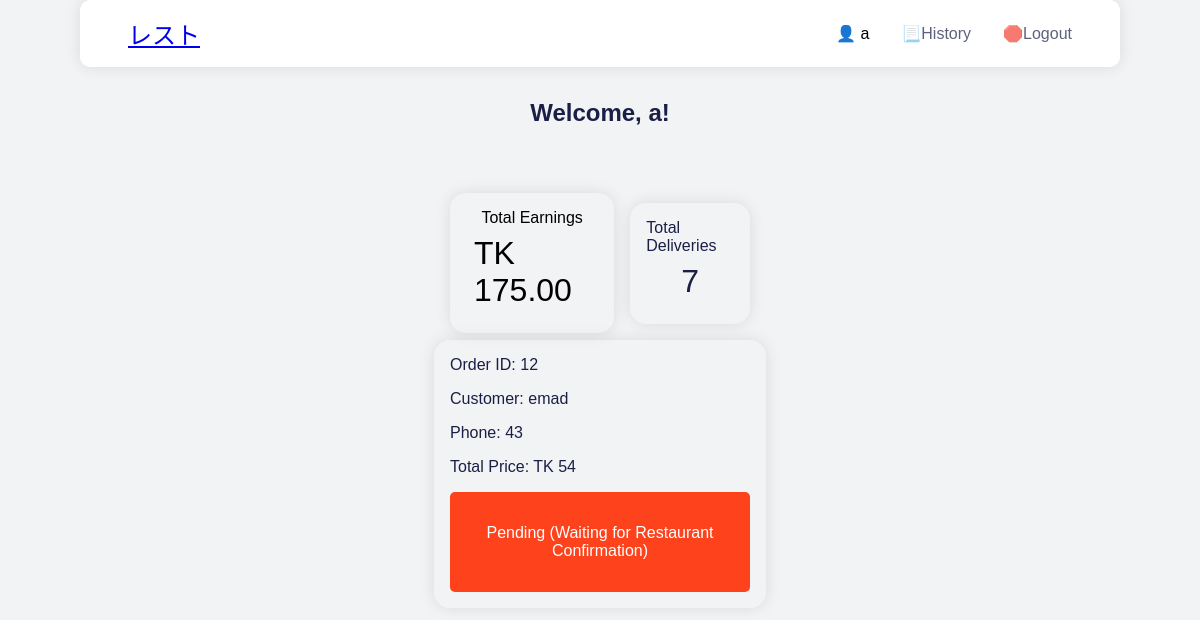
Page /deliveryman/deliverymanfront.php (signed in) on the earlier database version.
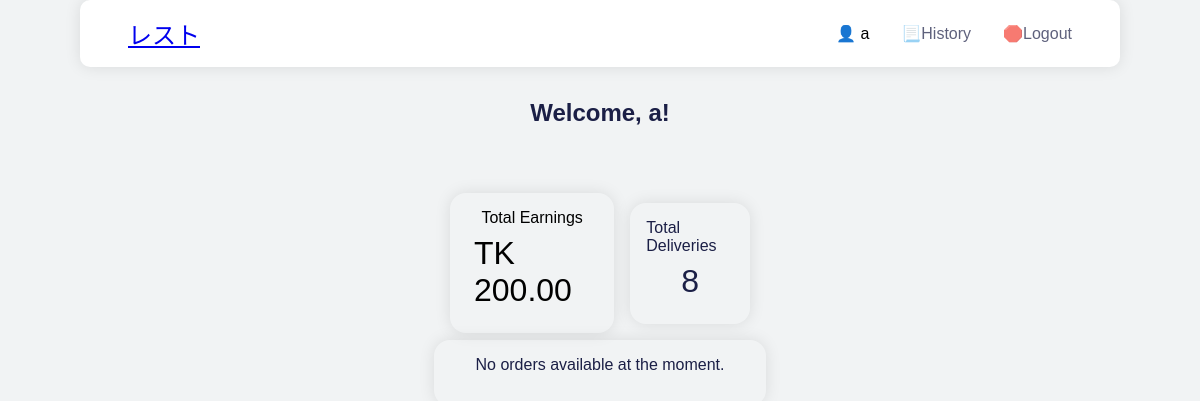
Same page on the later database version.
### tables this page shows
CREATE TABLE `check_for_rider` (
  `id` int(11) NOT NULL,
  `order_id` int(11) NOT NULL,
  `restaurant_name` varchar(100) NOT NULL,
  `customer_name` varchar(100) NOT NULL,
  `phone_number` varchar(15) NOT NULL,
  `room_number` varchar(50) NOT NULL,
  `total_price` int(11) NOT NULL,
  `status` enum('Awaiting','Pending','Confirmed','Completed','Cancelled') DEFAULT 'Awaiting',
  `rider_username` varchar(255) DEFAULT NULL,
  `added_at` datetime DEFAULT current_timestamp()
);

### deliveryman/deliverymanfront.php (the view, shortened to what this page needs)
<?php
$rider_username = $_SESSION['rider_username'];
$servername = "localhost";
$username_db = "root";
$password = "";
$dbname = "uiu-canteen";
$conn = new mysqli($servername, $username_db, $password, $dbname);
$sql = "SELECT * FROM check_for_rider
        WHERE (status IN ('Pending', 'Confirmed') AND rider_username = ?)
        OR (status = 'Awaiting' AND rider_username IS NULL)";
$stmt = $conn->prepare($sql);
$stmt->bind_param("s", $rider_username);
$stmt->execute();
$result = $stmt->get_result();
$available_orders = [];
if ($result->num_rows > 0) {
    while ($row = $result->fetch_assoc()) {
        $available_orders[] = $row;
    }
}
$sql_completed = "SELECT COUNT(*) AS total_deliveries
                  FROM check_for_rider
                  WHERE rider_username = ? AND status = 'Completed'";
$stmt_completed = $conn->prepare($sql_completed);
$stmt_completed->bind_param("s", $rider_username);
$stmt_completed->execute();
$result_completed = $stmt_completed->get_result();
$total_deliveries = 0;
$total_earnings = 0;
if ($result_completed->num_rows > 0) {
    $row = $result_completed->fetch_assoc();
    $total_deliveries = $row['total_deliveries'];
    $total_earnings = $total_deliveries * 25;
}
?>
<!DOCTYPE html>
<html lang="en">
<head>
    <link rel="stylesheet" href="deliveryman.css">
</head>
<body>
    <section class="nav-top">
        <navbar>
            <ul class="nav-list">
                <li class="nav-logo"> <a href="#">レスト</a> </li>
                <li class="nav-item">👤 <?php echo htmlspecialchars($rider_username); ?></li>
                <li class="nav-item"> <a href="delivery-history.php">📃History</a> </li>
                <li class="nav-item"> <a href="delivery-logout.php">🛑Logout</a> </li>
            </ul>
        </navbar>
    </section>
    <section class="main">
        <h1 class="welcome-msg">Welcome, <?php echo htmlspecialchars($rider_username); ?>!</h1>
        <div class="dashboard">
            <div class="dashboard-left">
                <p>Total Earnings</p>
                <p style="font-size: 2rem; padding: 0.5rem;">TK <?php echo number_format($total_earnings, 2); ?></p>
            </div>
            <div class="dashboard-right">
                <p>Total Deliveries</p>
                <p style="font-size: 2rem; padding: 0.5rem;"><?php echo $total_deliveries; ?></p>
            </div>
        </div>
        <div class="main-content">
            <?php if (!empty($available_orders)) : ?>
                <?php foreach ($available_orders as $order) : ?>
                    <div class="order-box">
                        <p>Order ID: <?php echo htmlspecialchars($order['order_id']); ?></p>
                        <p>Customer: <?php echo htmlspecialchars($order['customer_name']); ?></p>
                        <p>Phone: <?php echo htmlspecialchars($order['phone_number']); ?></p>
                        <p>Total Price: TK <?php echo htmlspecialchars($order['total_price']); ?></p>
                        <?php if ($order['status'] === 'Awaiting') : ?>
                            <form method="POST" action="take-order.php">
                                <input type="hidden" name="order_id" value="<?php echo htmlspecialchars($order['order_id']); ?>">
                                <button type="submit" class="confirm-btn">Accept</button>
                            </form>
                        <?php elseif ($order['status'] === 'Pending') : ?>
                            <button class="confirm-btn" disabled>Pending (Waiting for Restaurant Confirmation)</button>
                        <?php elseif ($order['status'] === 'Completed') : ?>
                            <button class="confirm-btn" disabled>Completed</button>
                        <?php endif; ?>
                    </div>
                <?php endforeach; ?>
            <?php else : ?>
                <p>No orders available at the moment.</p>
            <?php endif; ?>
        </div>
    </section>
</body>
</html>

### deliveryman/deliveryman.css (style rules this page uses)
* { margin: 0; padding: 0; font-family: sans-serif; }
body { background-color: #f1f3f4; -webkit-font-smoothing : antialiased; font-family: sans-serif; }
li { list-style: none; }
.nav-top { padding: 0rem 5rem 1rem 5rem; align-self: center; }
.nav-list { background-color: white; box-shadow: 0px 0px 1rem rgba(0, 0, 0, 0.1); margin: 0; padding: 1rem 1rem; border-radius: 10px; display: flex; justify-content: flex-end; align-items: center; text-decoration: none; }
.nav-item { margin-right: 2rem; }
.nav-item a { text-decoration: none; color: #1b1f46; opacity: 0.7; transition: all 200ms ease-in; }
.nav-logo { text-decoration: none; color: #fe421b; font-family: sans-serif; font-size: 24px; margin-right: auto; margin-left: 2rem; transition: ease-in-out; transition-duration: 200ms; }
.main-content { display: flex; justify-content: space-between; align-items: center; margin: 5px; max-width: 25vw; margin-left: auto; margin-right: auto; box-shadow: 0px 0px 1rem rgba(0, 0, 0, 0.1); border-radius: 1rem; padding: 1rem; flex-direction: column; }
.main-content p { font-size: 1rem; color: #1b1f46; margin-bottom: 1rem; }
.dashboard { display: flex; justify-content: center; align-items: center; margin-top: 5rem; max-width: 25vw; margin-left: auto; margin-right: auto; padding: 1rem; gap: 1rem; height: 10vh }
.dashboard-left { display: flex; float: left; justify-content: center; align-items: center; margin-bottom: 2rem; flex-direction: column; font-size: 1rem; padding: 1rem; box-shadow: 0px 0px 1rem rgba(0, 0, 0, 0.1); border-radius: 1rem; }
.dashboard-right { display: flex; float: right; justify-content: center; align-items: center; font-size: 1rem; color: #1b1f46; flex-direction: column; margin-bottom: 2rem; padding: 1rem; box-shadow: 0px 0px 1rem rgba(0, 0, 0, 0.1); border-radius: 1rem; }
.welcome-msg { font-size: 1.5rem; color: #1b1f46; align-items: center; justify-content: center; display: flex; padding: 1rem; }
.confirm-btn { background-color: #fe421b; color: white; padding: 2rem; border-radius: 5px; border: none; cursor: pointer; transition: all 200ms ease-in; font-size: 1rem; }

Differences in the rows shown:
removed check_for_rider: order "12", customer_name "emad", phone_number "43", total_price "54", shows "Pending (Waiting for Restaurant Confirmation)"
Other differences:
$total_earnings: "175.00" → "200.00"
$total_deliveries: "7" → "8"
text now shown: "No orders available at the moment."
